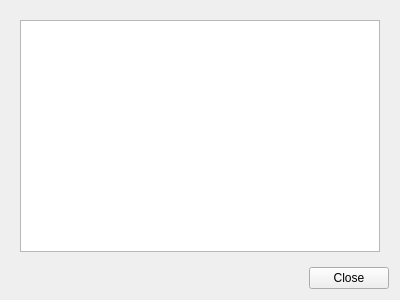
<?xml version="1.0" encoding="UTF-8"?>
<ui version="4.0">
 <class>SolarusEditor::ImportDialog</class>
 <widget class="QDialog" name="SolarusEditor::ImportDialog">
  <property name="geometry">
   <rect>
    <x>0</x>
    <y>0</y>
    <width>400</width>
    <height>300</height>
   </rect>
  </property>
  <property name="windowTitle">
   <string>Dialog</string>
  </property>
  <layout class="QVBoxLayout" name="verticalLayout">
   <item>
    <widget class="QStackedWidget" name="left_stacked_widget">
     <property name="currentIndex">
      <number>1</number>
     </property>
     <widget class="QWidget" name="load_page">
      <layout class="QVBoxLayout" name="verticalLayout_2">
       <item>
        <widget class="QPushButton" name="load_button">
         <property name="text">
          <string>PushButton</string>
         </property>
        </widget>
       </item>
      </layout>
     </widget>
     <widget class="QWidget" name="source_quest_tree_page">
      <layout class="QHBoxLayout" name="horizontalLayout">
       <item>
        <widget class="QTreeView" name="source_quest_tree_view"/>
       </item>
      </layout>
     </widget>
    </widget>
   </item>
   <item>
    <widget class="QDialogButtonBox" name="button_box">
     <property name="orientation">
      <enum>Qt::Horizontal</enum>
     </property>
     <property name="standardButtons">
      <set>QDialogButtonBox::Close</set>
     </property>
    </widget>
   </item>
  </layout>
 </widget>
 <resources/>
 <connections>
  <connection>
   <sender>button_box</sender>
   <signal>accepted()</signal>
   <receiver>SolarusEditor::ImportDialog</receiver>
   <slot>accept()</slot>
   <hints>
    <hint type="sourcelabel">
     <x>248</x>
     <y>254</y>
    </hint>
    <hint type="destinationlabel">
     <x>157</x>
     <y>274</y>
    </hint>
   </hints>
  </connection>
  <connection>
   <sender>button_box</sender>
   <signal>rejected()</signal>
   <receiver>SolarusEditor::ImportDialog</receiver>
   <slot>reject()</slot>
   <hints>
    <hint type="sourcelabel">
     <x>316</x>
     <y>260</y>
    </hint>
    <hint type="destinationlabel">
     <x>286</x>
     <y>274</y>
    </hint>
   </hints>
  </connection>
 </connections>
</ui>
